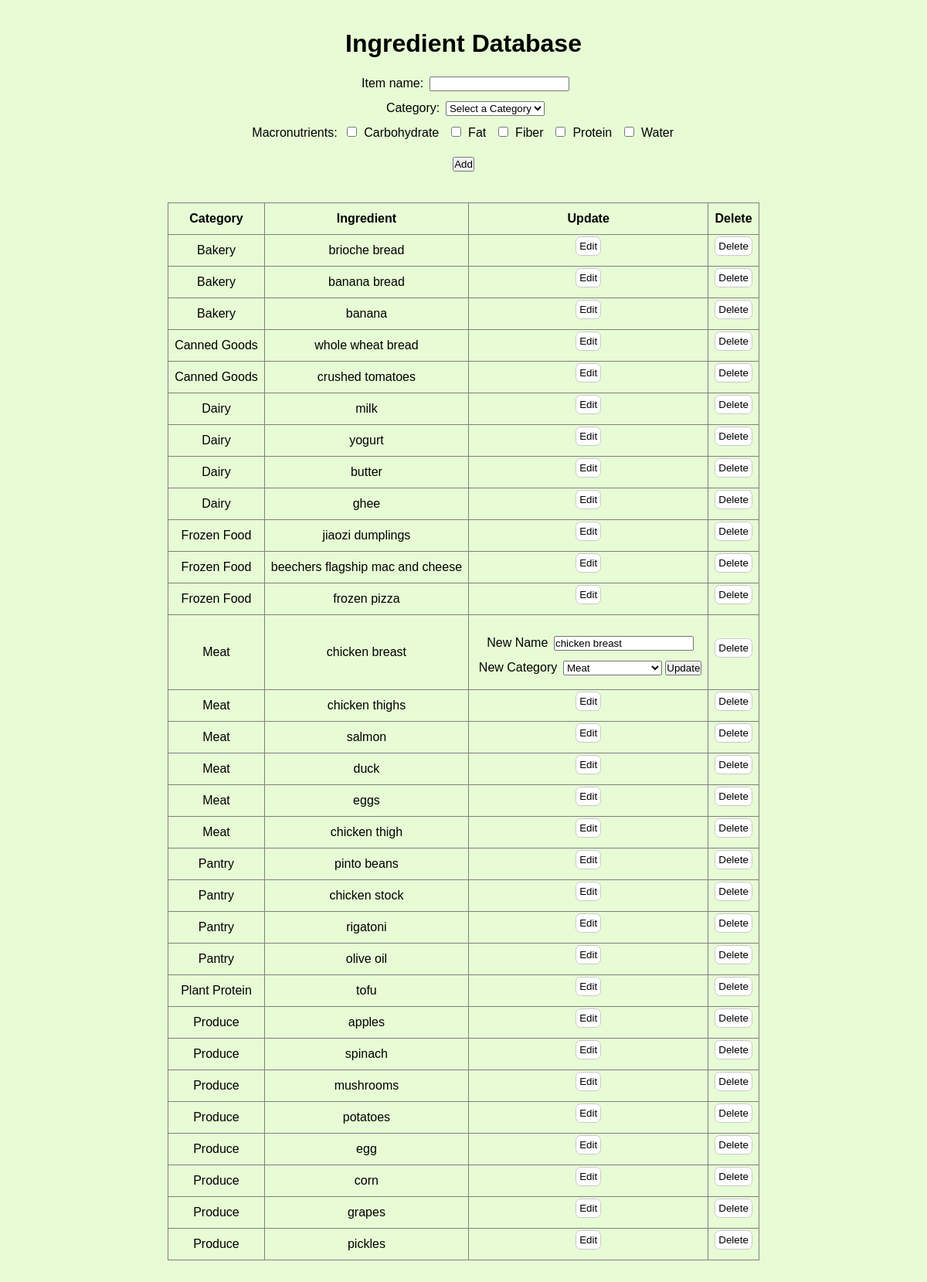
Screenshot of /update/1 with the database file from the repository.
### tables this page shows
CREATE TABLE macronutrient (
    id INTEGER PRIMARY KEY,
    macro_name TEXT UNIQUE NOT NULL
);

CREATE TABLE ingredient (
    id INTEGER PRIMARY KEY,
    ingredient_name TEXT UNIQUE NOT NULL,
    category_id INTEGER NOT NULL,
    FOREIGN KEY (category_id) REFERENCES category(id) ON DELETE RESTRICT
);

CREATE TABLE category (
    id INTEGER PRIMARY KEY,
    category_name TEXT UNIQUE NOT NULL
);

### flaskapp.py (the view)
@app.route('/update/<int:ingredient_id>', methods=['GET'])
def edit_ingredient(ingredient_id):
    db = get_db()
    cur = db.cursor()
    cur.execute("""
        SELECT ingredient.id, ingredient.ingredient_name AS ingredient, category.category_name AS category
        FROM ingredient
        JOIN category ON ingredient.category_id = category.id
        ORDER BY category.category_name;
    """)
    ingredientInventory = cur.fetchall()
    cur.execute("SELECT id, macro_name FROM macronutrient ORDER BY macro_name;")
    macros = [(row["id"], row["macro_name"]) for row in cur.fetchall()]
    cur.execute("SELECT category_name FROM category ORDER BY category_name;")
    categories = [("", "Select a Category")] + [(row["category_name"], row["category_name"]) for row in cur.fetchall()]
    item_form = ItemForm()
    item_form.category.choices = categories
    item_form.macros.choices = macros
    update_form = UpdateForm()
    cur.execute("""
        SELECT ingredient.ingredient_name, category.category_name
        FROM ingredient
        JOIN category ON ingredient.category_id = category.id
        WHERE ingredient.id = ?
    """, (ingredient_id,))
    ingredient = cur.fetchone()
    if ingredient:
        update_form.ingredient_id.data = ingredient_id
        update_form.new_name.data = ingredient["ingredient_name"]
        update_form.new_category.choices = categories
        update_form.new_category.data = ingredient["category_name"]
    return render_template('ingredient.html', ingredientInventory=ingredientInventory, item_form=item_form, update_form=update_form, selected_ingredient_id=ingredient_id)

### forms.py (shortened to what this page needs)
class ItemForm(FlaskForm):
    item = StringField("Add Item", validators=[DataRequired(message="There is nothing to add!"), Length(min=2, max=50, message="Hmm, not sure if that's an item.")])
    category = SelectField("Category", choices=[("", "Select a Category")], validators=[DataRequired(message="Please select a category!")])
    macros = SelectMultipleField("Macronutrients", coerce=int, option_widget=widgets.CheckboxInput(), widget=widgets.ListWidget(prefix_label=False))
    submit = SubmitField("Add")

class UpdateForm(FlaskForm):
    ingredient_id = HiddenField("Ingredient ID")
    new_name = StringField("New Name", validators=[DataRequired(), Length(min=2, max=50)])
    new_category = SelectField("New Category", choices=[("", "Select a Category")], validators=[DataRequired(message="Please select a category!")])
    quantity = StringField('Quantity', validators=[Optional()])
    macros = SelectMultipleField('Macros', validators=[Optional()])
    submit = SubmitField("Update")

### flaskapp.py (called while the page is built)
def get_db():
    db = getattr(g, '_database', None)
    if db is None:
        db = g._database = sqlite3.connect(DATABASE)
        db.row_factory = sqlite3.Row
    return db

@app.teardown_appcontext
def close_connection(exception):
    db = getattr(g, '_database', None)
    if db is not None:
        db.close()

### templates/ingredient.html (shortened to what this page needs)
<!DOCTYPE html>
<html lang="en">
<head>
    <link rel="stylesheet" href="{{ url_for('static', filename='css/style.css') }}">
</head>
<body>
    <h1>Ingredient Database</h1>
    {% include 'add_item.html' %}
    <main>
        <table border="1">
            <thead>
                <tr>
                    <th>Category</th>
                    <th>Ingredient</th>
                    <th>Update</th>
                    <th>Delete</th>
                </tr>
            </thead>
            <tbody>
                {% for ingredient in ingredientInventory %}
                <tr>
                    <td>{{ ingredient['category'] }}</td>
                    <td>{{ ingredient['ingredient'] }}</td>
                    <td>{% include 'update.html' %}</td>
                    <td>{% include 'delete.html' %}</td>
                </tr>
                {% endfor %}
            </tbody>
        </table>
    </main>
</body>
</html>

### templates/add_item.html (shortened to what this page needs)
<form id="add_item" action="/add_item" method="POST" novalidate>
    <label for="item">Item name:</label>
    {{ item_form.item() }}
    <br>
    <label for="category_form">Category:</label>
    {{ item_form.category() }}
    <br>
    <label for="macros">Macronutrients:</label>
    {% for macro in item_form.macros %}
        <label>{{ macro }} {{ macro.label }}</label>
    {% endfor %}
    <br>
    {{ item_form.submit() }}
</form>

### templates/update.html (shortened to what this page needs)
{% if ingredient['id'] != selected_ingredient_id %}
<form id="edit" action="{{ url_for('update_ingredient', ingredient_id=ingredient['id']) }}" method="GET">
    <button type="submit">Edit</button>
</form>
{% else %}
<form id="update" action="{{ url_for('update_ingredient', ingredient_id=ingredient['id']) }}" method="POST">
    {{ update_form.new_name.label }} {{ update_form.new_name() }} <br>
    {{ update_form.new_category.label }} {{ update_form.new_category() }}
    {{ update_form.submit() }}
</form>
{% endif %}

### templates/delete.html (shortened to what this page needs)
<form id="delete" action="{{ url_for('delete_ingredient', ingredient_id=ingredient['id']) }}" method="POST">
    <button type="submit" onclick="return confirm('Are you sure you want to delete this item?');">Delete</button>
</form>

### static/css/style.css (style rules this page uses)
* { padding: 0; margin: 0; box-sizing: border-box; }
html { font-size: 100%; line-height: 1.5; font-family: 'Space Grotesk', sans-serif; background-color: #e7fcd5; }
body { display: flex; flex-direction: column; max-width: 1100px; margin: 0 auto; }
main { display: block; text-align: center; }
h1 { font-size: 2em; text-align: center; margin: 1em auto 0em; }
button { display: inline-block; }
table { margin: 1em auto 3em; border-collapse: collapse; }
td { padding: .5em; text-align: center; vertical-align: middle; }
th { padding: .5em; text-align: center; vertical-align: middle; }
form { display: inline-block; margin-top: 1em; text-align: center; }
form > button { margin-top: -1em; }
form#delete, form#edit { margin: 0; }
form label { display: inline-block; margin: 0 .2em .5em .3em; }
button { background-color: white; border: .1em rgb(201, 201, 201) solid; border-radius: .5em; padding: .3em; text-align: center; text-decoration: none; vertical-align:middle; font-family: 'Space Grotesk', sans-serif; }

### rows the page displays
macronutrient: label "Carbohydrate"
macronutrient: label "Fat"
macronutrient: label "Fiber"
macronutrient: label "Protein"
macronutrient: label "Water"
ingredient: category "Bakery", ingredient "brioche bread"
ingredient: category "Bakery", ingredient "banana bread"
ingredient: category "Bakery", ingredient "banana"
ingredient: category "Canned Goods", ingredient "whole wheat bread"
ingredient: category "Canned Goods", ingredient "crushed tomatoes"
ingredient: category "Dairy", ingredient "milk"
ingredient: category "Dairy", ingredient "yogurt"
ingredient: category "Dairy", ingredient "butter"
ingredient: category "Dairy", ingredient "ghee"
ingredient: category "Frozen Food", ingredient "jiaozi dumplings"
ingredient: category "Frozen Food", ingredient "beechers flagship mac and cheese"
ingredient: category "Frozen Food", ingredient "frozen pizza"
ingredient: category "Meat", ingredient "chicken breast", new_name.label "New Name", new_name "chicken breast", new_category.label "New Category"
ingredient: category "Meat", ingredient "chicken thighs"
ingredient: category "Meat", ingredient "salmon"
ingredient: category "Meat", ingredient "duck"
ingredient: category "Meat", ingredient "eggs"
ingredient: category "Meat", ingredient "chicken thigh"
ingredient: category "Pantry", ingredient "pinto beans"
ingredient: category "Pantry", ingredient "chicken stock"
ingredient: category "Pantry", ingredient "rigatoni"
ingredient: category "Pantry", ingredient "olive oil"
ingredient: category "Plant Protein", ingredient "tofu"
ingredient: category "Produce", ingredient "apples"
ingredient: category "Produce", ingredient "spinach"
ingredient: category "Produce", ingredient "mushrooms"
ingredient: category "Produce", ingredient "potatoes"
ingredient: category "Produce", ingredient "egg"
ingredient: category "Produce", ingredient "corn"
ingredient: category "Produce", ingredient "grapes"
ingredient: category "Produce", ingredient "pickles"
